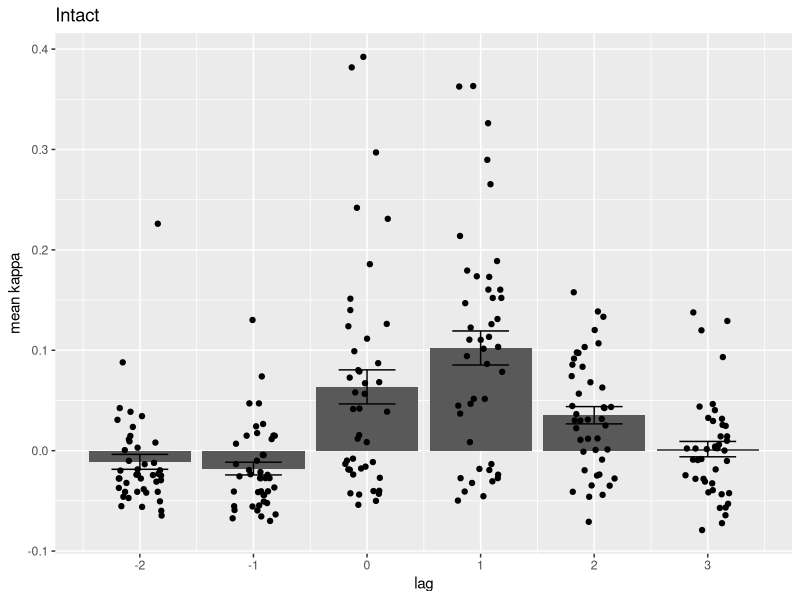
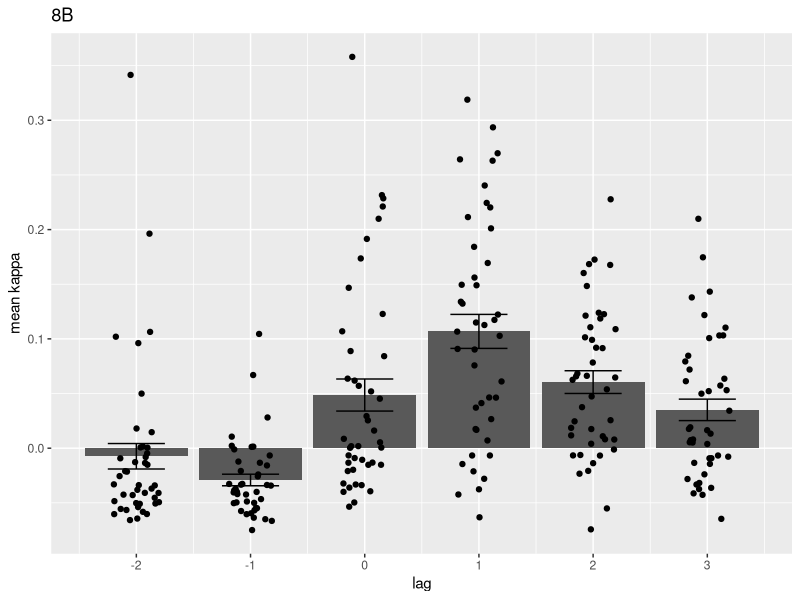
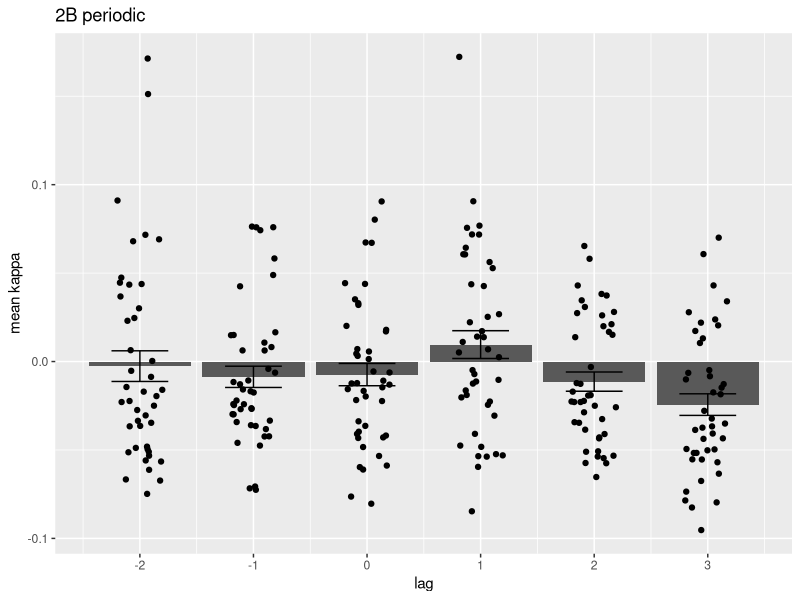
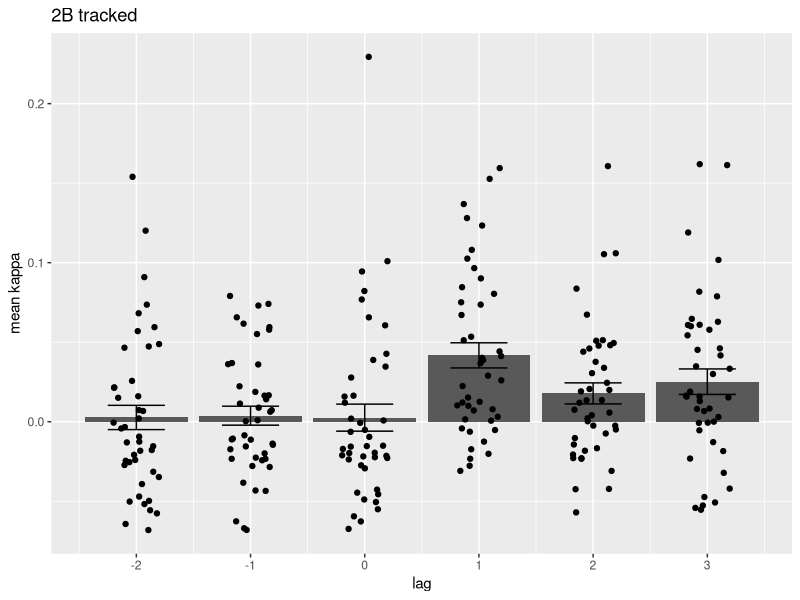
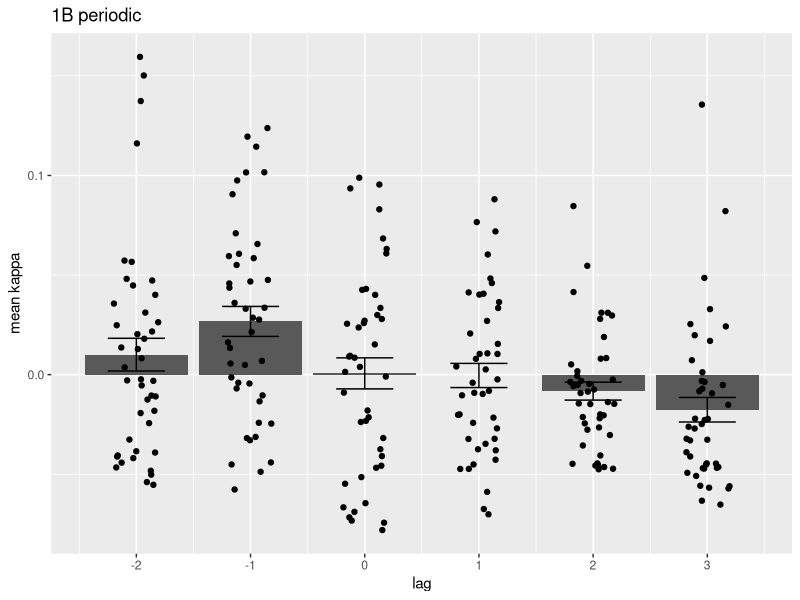
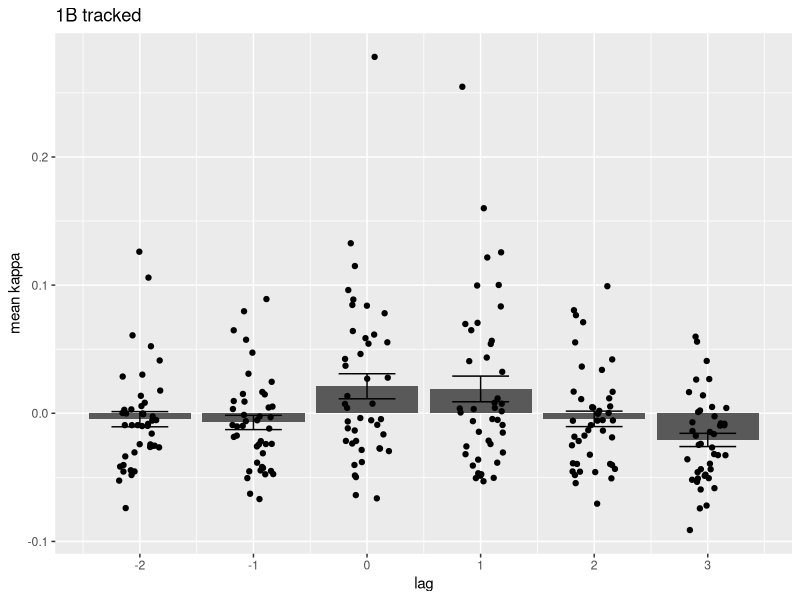

Source code (R) for these figures, in order:
## ---- chunk 1
knitr::opts_chunk$set(echo = FALSE, message = FALSE)
library(tidyverse)
library(magrittr)
library(patchwork)
## ---- chunk 2
data <- as_tibble(read_csv('data/lag_kappa_values_wsubj.csv'))
#print(data)
## ---- chunk 3
bar_I <- data %>%
  filter(scram_cond == 'intact') %>%
  group_by(subject, lag) %>%
  summarize(mean_kappa = mean(kappa)) %>%
  
  ggplot(aes(x = lag, y = mean_kappa)) +
  geom_bar(stat = 'summary') +
  geom_errorbar(stat = 'summary', width = 0.5) +
  scale_x_continuous(breaks = seq(-2,3)) +
  scale_y_continuous(name = 'mean kappa') +
  geom_point(position = position_jitter(width = 0.2)) +
  ggtitle("Intact")
  
bar_I
#ggsave("plots/lag_kappa_bar_I.png", plot = bar_I)

bar_8B <- data %>%
  filter(scram_cond == '8B') %>%
  group_by(subject, lag) %>%
  summarize(mean_kappa = mean(kappa)) %>%
  
  ggplot(aes(x = lag, y = mean_kappa)) +
  geom_bar(stat = 'summary') +
  geom_errorbar(stat = 'summary', width = 0.5) +
  scale_x_continuous(breaks = seq(-2,3)) +
  scale_y_continuous(name = 'mean kappa') +
  geom_point(position = position_jitter(width = 0.2)) +
  ggtitle("8B")
  
bar_8B
#ggsave("plots/lag_kappa_bar_8B.png", plot = bar_8B)
## ---- chunk 4
bar_2B_per <- data %>%
  filter(scram_cond == '2B') %>%
  filter(gt_type == 'periodic') %>%
  group_by(subject, lag) %>%
  summarize(mean_kappa = mean(kappa)) %>%
  
  ggplot(aes(x = lag, y = mean_kappa)) +
  geom_bar(stat = 'summary') +
  geom_errorbar(stat = 'summary', width = 0.5) +
  scale_x_continuous(breaks = seq(-2,3)) +
  scale_y_continuous(name = 'mean kappa') +
  geom_point(position = position_jitter(width = 0.2)) +
  ggtitle("2B periodic")
  
#bar_2B_per
ggsave("plots/lag_kappa_bar_2B_per.png", plot = bar_2B_per)

bar_2B_tracked <- data %>%
  filter(scram_cond == '2B') %>%
  filter(gt_type == 'tracked') %>%
  group_by(subject, lag) %>%
  summarize(mean_kappa = mean(kappa)) %>%
  
  ggplot(aes(x = lag, y = mean_kappa)) +
  geom_bar(stat = 'summary') +
  geom_errorbar(stat = 'summary', width = 0.5) +
  scale_x_continuous(breaks = seq(-2,3)) +
  scale_y_continuous(name = 'mean kappa') +
  geom_point(position = position_jitter(width = 0.2)) +
  ggtitle("2B tracked")
  
#bar_2B_tracked
ggsave("plots/lag_kappa_bar_2B_tracked.png", plot = bar_2B_tracked)

bar_1B_per <- data %>%
  filter(scram_cond == '1B') %>%
  filter(gt_type == 'periodic') %>%
  group_by(subject, lag) %>%
  summarize(mean_kappa = mean(kappa)) %>%
  
  ggplot(aes(x = lag, y = mean_kappa)) +
  geom_bar(stat = 'summary') +
  geom_errorbar(stat = 'summary', width = 0.5) +
  scale_x_continuous(breaks = seq(-2,3)) +
  scale_y_continuous(name = 'mean kappa') +
  geom_point(position = position_jitter(width = 0.2)) +
  ggtitle("1B periodic")
  
#bar_1B_per
ggsave("plots/lag_kappa_bar_1B_per.png", plot = bar_1B_per)

bar_1B_tracked <- data %>%
  filter(scram_cond == '1B') %>%
  filter(gt_type == 'tracked') %>%
  group_by(subject, lag) %>%
  summarize(mean_kappa = mean(kappa)) %>%
  
  ggplot(aes(x = lag, y = mean_kappa)) +
  geom_bar(stat = 'summary') +
  geom_errorbar(stat = 'summary', width = 0.5) +
  scale_x_continuous(breaks = seq(-2,3)) +
  scale_y_continuous(name = 'mean kappa') +
  geom_point(position = position_jitter(width = 0.2)) +
  ggtitle("1B tracked")
  
#bar_1B_tracked
ggsave("plots/lag_kappa_bar_1B_tracked.png", plot = bar_1B_tracked)
